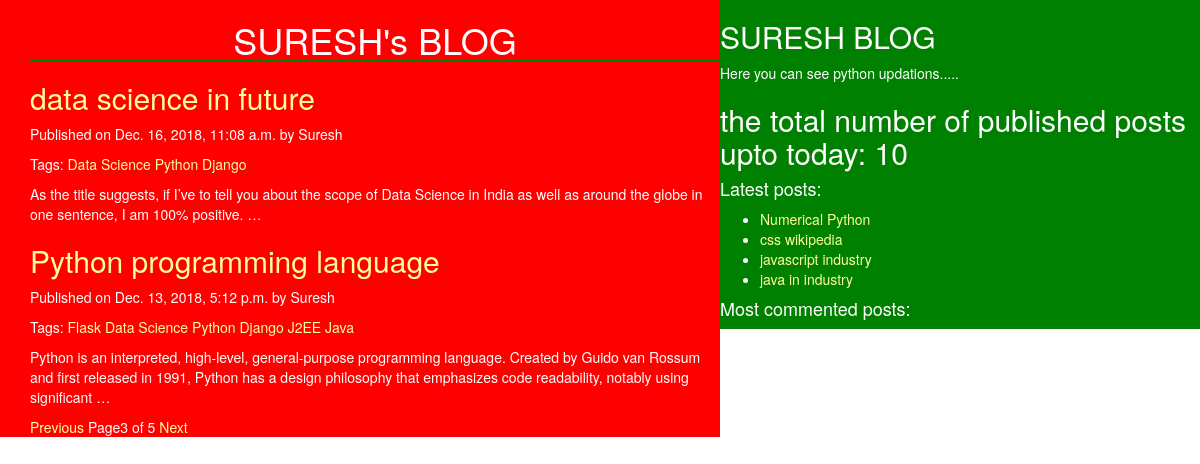
/?page=3, run on the app's committed database.
### blog/models.py (models this page shows, shortened)
class Post(models.Model):
    STATIC_CHOICE = (('draft', 'Draft'), ('published', 'Published'))
    title = models.CharField(max_length=256)
    slug = models.SlugField(max_length=264, unique_for_date='publish')
    author = models.ForeignKey(User, related_name='blog_posts', on_delete=models.CASCADE)
    body = models.TextField()
    created = models.DateTimeField(auto_now_add=True)
    updated = models.DateTimeField(auto_now=True)
    publish = models.DateTimeField(default=timezone.now)
    status = models.CharField(max_length=10, choices=STATIC_CHOICE, default='draft')
    tags = TaggableManager()
    class Meta:
        ordering = ('-publish', )
    def get_absolute_url(self):
        return reverse('post_details', args=[self.publish.year, self.publish.strftime('%m'), self.publish.strftime('%d'),self.slug])

### blog/views.py (the view)
# urls.py: path('', views.post_list_view),
def post_list_view(request, tag_slug=None):
    post_list = Post.objects.all()
    tag = None
    if tag_slug:
        tag = get_object_or_404(Tag, slug=tag_slug)
        post_list = post_list.filter(tags__in=[tag])
    '''creating paginator'''
    paginator = Paginator(post_list, 2)
    page_number = request.GET.get('page')
    try:
        post_list = paginator.page(page_number)
    except PageNotAnInteger:
        post_list = paginator.page(1)
    except EmptyPage:
        post_list = paginator.page(paginator.num_pages)
    return render(request, 'blog/post_list.html', {'post_list': post_list, 'tag': tag})

### blog/templatetags/blog_tags.py (called while the page is built)
@register.simple_tag
def total_posts():
    return Post.objects.count()

@register.inclusion_tag('blog/latestposts.html')
def show_latest_posts():
    late_posts = Post.objects.order_by('-publish')[:4]
    return {'late_posts': late_posts}

### templates/blog/post_list.html (shortened to what this page needs)
{% extends 'blog/Home.html' %}
{% block content %}
<h1 class="main">SURESH's BLOG</h1>
{% for post in post_list %}
<a href="{{post.get_absolute_url}}"><h2>{{post.title}}</h2></a>
<p id="date">Published on {{post.publish}} by {{post.author|title}}</p>
<p>Tags:
    {% for tag in post.tags.all %}
    <a href="{% url 'post_list_by_tag_name' tag.slug %}">{{tag.name}}</a>
    {%endfor%}
</p>
{{post.body|truncatewords:30|linebreaks}}
{% endfor %}
{% include 'blog/Pagenation.html' with page=post_list%}
{% endblock %}

### templates/blog/latestposts.html
<ul>
    {% for post in late_posts %}
    <li><a href="{{post.get_absolute_url}}">{{post.title}}</a></li>
    {%endfor%}
</ul>

### static/css/blog.css (style rules this page uses)
.main { text-align:center; border-bottom:1px solid green; }
body { color:white; }
a { color:#ffff99; }

### data on the page
Post: title "data science in future", publish "Dec. 16, 2018, 11:08 a.m.", author "Suresh", body "As the title suggests, if I’ve to tell you about the scope of Data Science in India as well as around the globe in one sentence, I am 100% positive. …"
Tag: name "Data Science"
Tag: name "Python"
Tag: name "Django"
Post: title "Python programming language", publish "Dec. 13, 2018, 5:12 p.m.", author "Suresh", body "Python is an interpreted, high-level, general-purpose programming language. Created by Guido van Rossum and first released in 1991, Python has a design philosophy that emphasizes code readability, notably using significant …"
Tag: name "Flask"
Tag: name "J2EE"
Tag: name "Java"
Post: title "Numerical Python"
Post: title "css wikipedia"
Post: title "javascript industry"
Post: title "java in industry"

### other printed values
{{ page.number }} "3"
{{ page.paginator.num_pages }} "5"
